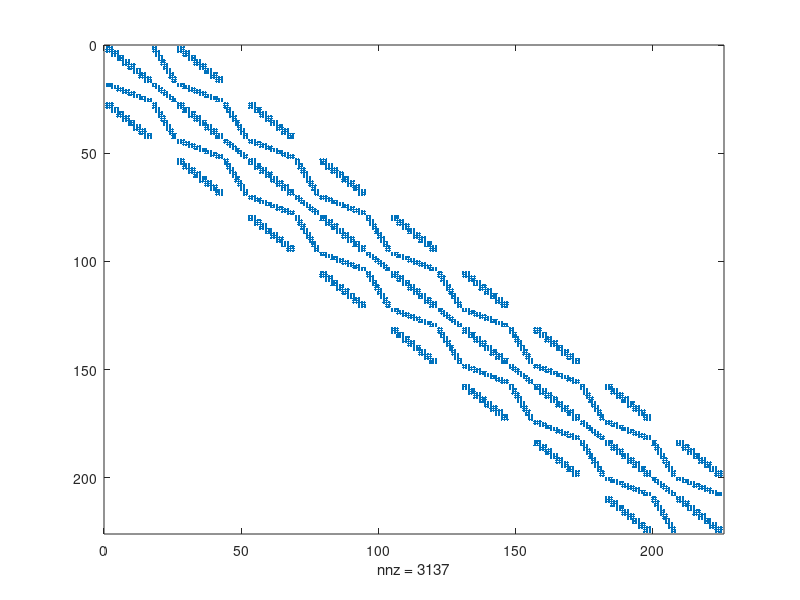
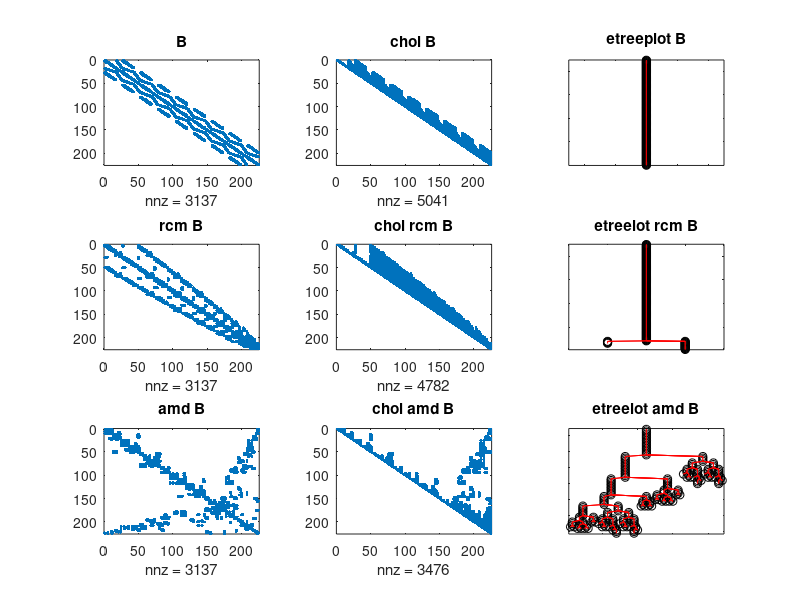

The MATLAB script that drew these images, in order:
%%%%%%%%%%%%%%%%%%%%%%%%%%%%%%%%%%%%%%%%%%%%%%%
% This is the first part of question 3
% A Wathen matrix with rcm and amd applied with appropriate etreeplots
%%%%%%%%%%%%%%%%%%%%%%%%%%%%%%%%%%%%%%%%%%%%%%%

B = gallery('wathen',8,8);

spy(B);

p = symrcm(B)
; rcmB = B(p,p);

p = symamd(B);
amdB = B(p,p);

figure();
    subplot(3,3,1),spy(B),title('B')
    subplot(3,3,2),spy(chol(B)),title('chol B')
    subplot(3,3,3),etreeplot(B),title('etreeplot B')
    
    subplot(3,3,4),spy(rcmB),title('rcm B')
    subplot(3,3,5),spy(chol(rcmB)),title('chol rcm B')
    subplot(3,3,6),etreeplot(rcmB),title('etreelot rcm B')
    
    subplot(3,3,7),spy(amdB),title('amd B')
    subplot(3,3,8),spy(chol(amdB)),title('chol amd B')
    subplot(3,3,9),etreeplot(amdB),title('etreelot amd B')


